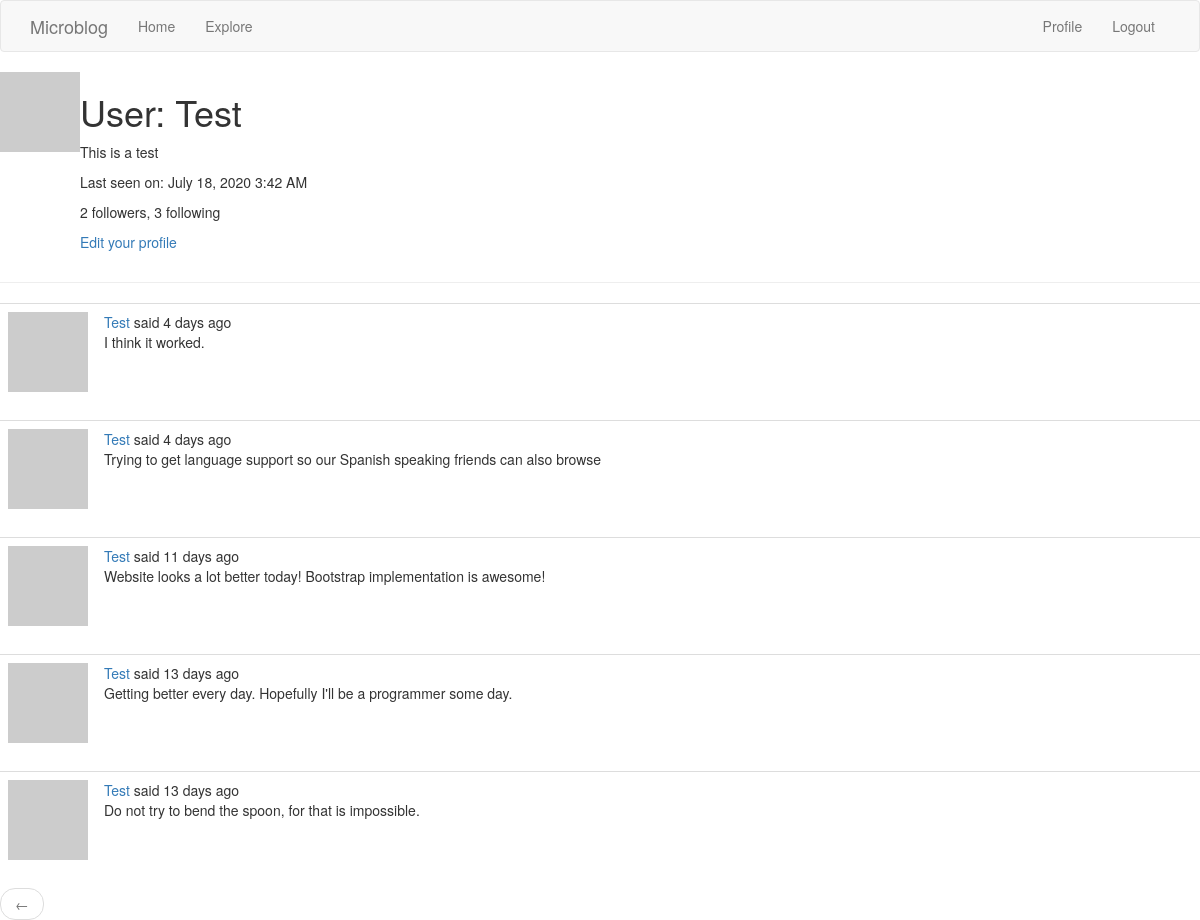
Screenshot of /user/Test (signed in) with the database file from the repository.
### app/models.py (models this page shows, shortened)
class User(UserMixin, db.Model):
    id = db.Column(db.Integer, primary_key=True)
    username = db.Column(db.String(64), index=True, unique=True)
    email = db.Column(db.String(120), index=True, unique=True)
    password_hash = db.Column(db.String(128))
    posts = db.relationship('Post', backref='author', lazy='dynamic')
    about_me = db.Column(db.String(140))
    last_seen = db.Column(db.DateTime, default=datetime.utcnow)
    followed = db.relationship(
        'User', secondary = followers,
        primaryjoin=(followers.c.follower_id == id),
        secondaryjoin = (followers.c.followed_id == id),
        backref = db.backref('followers', lazy = 'dynamic'), lazy = 'dynamic')
    def avatar(self, size):
        digest = md5(self.email.lower().encode('utf-8')).hexdigest()
        return 'http://www.gravatar.com/avatar/{}?d=identicon&s={}'.format(digest, size)

class Post(db.Model):
    id = db.Column(db.Integer, primary_key=True)
    body = db.Column(db.String(140))
    timestamp = db.Column(db.DateTime, index=True, default=datetime.utcnow)
    user_id = db.Column(db.Integer, db.ForeignKey('user.id'))

### app/routes.py (the view)
@app.route('/user/<username>')
@login_required
def user(username):
    user = User.query.filter_by(username=username).first_or_404()
    page = request.args.get('page', 1, type = int)
    posts = user.posts.order_by(Post.timestamp.desc()).paginate(
        page, app.config['POSTS_PER_PAGE'], False)
    next_url = url_for('user', username = user.username, page = posts.next_num)\
        if posts.has_next else None
    prev_url = url_for('user', username = user.username, page = posts.prev_num) \
        if posts.has_prev else None
    form = EmptyForm()
    return render_template('user.html', user=user, posts=posts.items,
                            next_url = next_url, prev_url = prev_url, form = form)

### app/models.py (called while the page is built)
@login.user_loader
def load_user(id):
    return User.query.get(int(id))

### app/routes.py (called while the page is built)
@app.before_request
def before_request():
    if current_user.is_authenticated:
        current_user.last_seen = datetime.utcnow()
        db.session.commit()
        g.locale = str(get_locale())

### app/templates/user.html (shortened to what this page needs)
{% extends "base.html" %}
{% block content %}
	<table>
		<tr valign="top">
			<td><img src="{{ user.avatar(128) }}"></td>
			<td>
				<h1>{{ _('User') }}: {{ user.username }}</h1>
				{% if user.about_me %}<p>{{ user.about_me }}</p>{% endif %}
				{% if user.last_seen %}
				<p>{{ _('Last seen on') }}: {{ moment(user.last_seen).format('LLL') }}</p>
				{% endif %}
				<p>{{ _('%(count)d followers', count=user.followers.count()) }}, {{ _('%(count)d following', count=user.followed.count()) }}</p>
				{% if user == current_user %}
				<p><a href="{{ url_for('edit_profile') }}">{{ _('Edit your profile') }}</a></p>
				{% endif %}
			</td>
		</tr>
	</table>
	<hr>
    {% for post in posts %}
		{% include '_post.html' %}
	{% endfor %}
	<nav aria-label="...">
		<u1 class = "pager">
			<li class = "previous{% if not prev_url %} disabled{% endif %}">
				<a href="{{ prev_url or '#' }}">
					<span aria-hidden="true">&larr;</span>
				</a>
			</li>
		</u1>
	</nav>
{% endblock %}

### app/templates/_post.html (shortened to what this page needs)
<table class = "table table-hover">
	<tr>
		<td width="70px">
			<a href="{{ url_for('user', username=post.author.username) }}">
				<img src="{{ post.author.avatar(70) }}" />
			</a>
		</td>
		<td>
			{{ _('%(username)s said %(when)s',
				username=user_link, when=moment(post.timestamp).fromNow()) }}
			<br>
			{{ post.body }}
		</td>
	</tr>
</table>

### rows the page displays
User: username "Test", about_me "This is a test", last_seen "July 18, 2020 3:42 AM"
Post: body "I think it worked."
Post: body "Trying to get language support so our Spanish speaking friends can also browse"
Post: body "Website looks a lot better today! Bootstrap implementation is awesome!"
Post: body "Getting better every day. Hopefully I'll be a programmer some day."
Post: body "Do not try to bend the spoon, for that is impossible."
